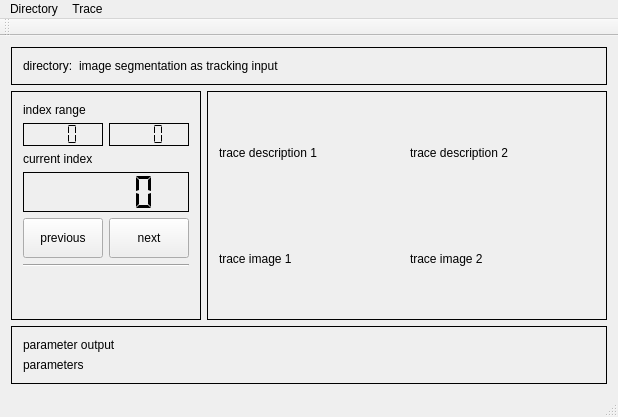
<?xml version="1.0" encoding="UTF-8"?>
<ui version="4.0">
 <class>MainWindow</class>
 <widget class="QMainWindow" name="MainWindow">
  <property name="geometry">
   <rect>
    <x>0</x>
    <y>0</y>
    <width>618</width>
    <height>417</height>
   </rect>
  </property>
  <property name="windowTitle">
   <string>MainWindow</string>
  </property>
  <widget class="QWidget" name="centralWidget">
   <layout class="QGridLayout" name="gridLayout">
    <item row="1" column="1">
     <widget class="QScrollArea" name="scrollArea">
      <property name="frameShape">
       <enum>QFrame::Box</enum>
      </property>
      <property name="frameShadow">
       <enum>QFrame::Plain</enum>
      </property>
      <property name="widgetResizable">
       <bool>true</bool>
      </property>
      <widget class="QWidget" name="scrollAreaWidgetContents">
       <property name="geometry">
        <rect>
         <x>0</x>
         <y>0</y>
         <width>416</width>
         <height>244</height>
        </rect>
       </property>
       <layout class="QGridLayout" name="gridLayout_5">
        <item row="0" column="0">
         <widget class="QLabel" name="trace_desc_1">
          <property name="text">
           <string>trace description 1</string>
          </property>
         </widget>
        </item>
        <item row="0" column="1">
         <widget class="QLabel" name="trace_desc_2">
          <property name="text">
           <string>trace description 2</string>
          </property>
         </widget>
        </item>
        <item row="1" column="0">
         <widget class="QLabel" name="trace_image_1">
          <property name="text">
           <string>trace image 1</string>
          </property>
         </widget>
        </item>
        <item row="1" column="1">
         <widget class="QLabel" name="trace_image_2">
          <property name="text">
           <string>trace image 2</string>
          </property>
         </widget>
        </item>
       </layout>
      </widget>
     </widget>
    </item>
    <item row="2" column="0" colspan="2">
     <widget class="QFrame" name="parameter_output">
      <property name="minimumSize">
       <size>
        <width>0</width>
        <height>20</height>
       </size>
      </property>
      <property name="frameShape">
       <enum>QFrame::Box</enum>
      </property>
      <property name="frameShadow">
       <enum>QFrame::Plain</enum>
      </property>
      <layout class="QGridLayout" name="gridLayout_3">
       <item row="0" column="0">
        <widget class="QLabel" name="param_output">
         <property name="text">
          <string>parameter output</string>
         </property>
        </widget>
       </item>
       <item row="1" column="0">
        <widget class="QLabel" name="param_description">
         <property name="text">
          <string>parameters</string>
         </property>
        </widget>
       </item>
      </layout>
     </widget>
    </item>
    <item row="1" column="0">
     <widget class="QFrame" name="control_pane">
      <property name="frameShape">
       <enum>QFrame::Box</enum>
      </property>
      <property name="frameShadow">
       <enum>QFrame::Plain</enum>
      </property>
      <layout class="QGridLayout" name="gridLayout_2">
       <item row="3" column="0" colspan="2">
        <widget class="QLabel" name="idx_actual_label">
         <property name="text">
          <string>current index</string>
         </property>
        </widget>
       </item>
       <item row="6" column="0" colspan="2">
        <widget class="Line" name="line">
         <property name="orientation">
          <enum>Qt::Horizontal</enum>
         </property>
        </widget>
       </item>
       <item row="5" column="1">
        <widget class="QPushButton" name="next">
         <property name="minimumSize">
          <size>
           <width>0</width>
           <height>40</height>
          </size>
         </property>
         <property name="text">
          <string>next</string>
         </property>
        </widget>
       </item>
       <item row="2" column="0">
        <widget class="QLCDNumber" name="idx_begin">
         <property name="frameShadow">
          <enum>QFrame::Plain</enum>
         </property>
         <property name="digitCount">
          <number>3</number>
         </property>
         <property name="segmentStyle">
          <enum>QLCDNumber::Flat</enum>
         </property>
        </widget>
       </item>
       <item row="2" column="1">
        <widget class="QLCDNumber" name="idx_end">
         <property name="minimumSize">
          <size>
           <width>0</width>
           <height>0</height>
          </size>
         </property>
         <property name="frameShadow">
          <enum>QFrame::Plain</enum>
         </property>
         <property name="digitCount">
          <number>3</number>
         </property>
         <property name="segmentStyle">
          <enum>QLCDNumber::Flat</enum>
         </property>
        </widget>
       </item>
       <item row="5" column="0">
        <widget class="QPushButton" name="previous">
         <property name="minimumSize">
          <size>
           <width>0</width>
           <height>40</height>
          </size>
         </property>
         <property name="text">
          <string>previous</string>
         </property>
        </widget>
       </item>
       <item row="1" column="0" colspan="2">
        <widget class="QLabel" name="idx_range">
         <property name="text">
          <string>index range</string>
         </property>
        </widget>
       </item>
       <item row="4" column="0" colspan="2">
        <widget class="QLCDNumber" name="idx_actual">
         <property name="minimumSize">
          <size>
           <width>0</width>
           <height>40</height>
          </size>
         </property>
         <property name="frameShape">
          <enum>QFrame::Box</enum>
         </property>
         <property name="frameShadow">
          <enum>QFrame::Plain</enum>
         </property>
         <property name="segmentStyle">
          <enum>QLCDNumber::Flat</enum>
         </property>
        </widget>
       </item>
       <item row="7" column="0">
        <spacer name="verticalSpacer">
         <property name="orientation">
          <enum>Qt::Vertical</enum>
         </property>
         <property name="sizeHint" stdset="0">
          <size>
           <width>20</width>
           <height>40</height>
          </size>
         </property>
        </spacer>
       </item>
      </layout>
     </widget>
    </item>
    <item row="0" column="0" colspan="2">
     <widget class="QFrame" name="working_directory_pane">
      <property name="sizePolicy">
       <sizepolicy hsizetype="Preferred" vsizetype="Fixed">
        <horstretch>0</horstretch>
        <verstretch>0</verstretch>
       </sizepolicy>
      </property>
      <property name="minimumSize">
       <size>
        <width>0</width>
        <height>36</height>
       </size>
      </property>
      <property name="frameShape">
       <enum>QFrame::Box</enum>
      </property>
      <property name="frameShadow">
       <enum>QFrame::Plain</enum>
      </property>
      <layout class="QGridLayout" name="gridLayout_4">
       <property name="sizeConstraint">
        <enum>QLayout::SetDefaultConstraint</enum>
       </property>
       <item row="0" column="1">
        <widget class="QLabel" name="workdir_output">
         <property name="sizePolicy">
          <sizepolicy hsizetype="Preferred" vsizetype="Preferred">
           <horstretch>0</horstretch>
           <verstretch>0</verstretch>
          </sizepolicy>
         </property>
         <property name="minimumSize">
          <size>
           <width>0</width>
           <height>0</height>
          </size>
         </property>
         <property name="text">
          <string>image segmentation as tracking input</string>
         </property>
        </widget>
       </item>
       <item row="0" column="0">
        <widget class="QLabel" name="workdir_description">
         <property name="sizePolicy">
          <sizepolicy hsizetype="Maximum" vsizetype="Preferred">
           <horstretch>0</horstretch>
           <verstretch>0</verstretch>
          </sizepolicy>
         </property>
         <property name="text">
          <string>directory:</string>
         </property>
        </widget>
       </item>
      </layout>
     </widget>
    </item>
   </layout>
  </widget>
  <widget class="QMenuBar" name="menuBar">
   <property name="geometry">
    <rect>
     <x>0</x>
     <y>0</y>
     <width>618</width>
     <height>21</height>
    </rect>
   </property>
   <widget class="QMenu" name="menuSelect_Directory">
    <property name="title">
     <string>Directory</string>
    </property>
    <addaction name="actionSelect"/>
    <addaction name="actionRead_Contents"/>
   </widget>
   <widget class="QMenu" name="menuApply_Tracking">
    <property name="title">
     <string>Trace</string>
    </property>
    <addaction name="actionApply_Tracking_Algorithm"/>
   </widget>
   <addaction name="menuSelect_Directory"/>
   <addaction name="menuApply_Tracking"/>
  </widget>
  <widget class="QToolBar" name="mainToolBar">
   <attribute name="toolBarArea">
    <enum>TopToolBarArea</enum>
   </attribute>
   <attribute name="toolBarBreak">
    <bool>false</bool>
   </attribute>
  </widget>
  <widget class="QStatusBar" name="statusBar"/>
  <action name="actionSelect">
   <property name="text">
    <string>Select</string>
   </property>
  </action>
  <action name="actionRead_Contents">
   <property name="text">
    <string>Re-Scan</string>
   </property>
  </action>
  <action name="actionApply_Tracking_Algorithm">
   <property name="text">
    <string>Apply Tracking</string>
   </property>
  </action>
 </widget>
 <layoutdefault spacing="6" margin="11"/>
 <resources/>
 <connections/>
</ui>
